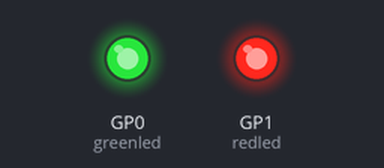
A program run on a simulated Raspberry Pi Pico running MicroPython. Shown: output pins drawn as LEDs (lit = HIGH). What the program prints to the serial console is not drawn. At 0.0 s the program stops and its outputs stay as they are.

Above: at 0.1 s.
Timing chart, 0 to 1.5 s (numbered marks = the images above):
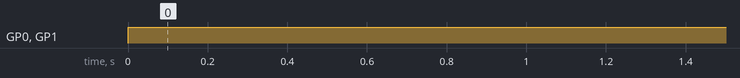

The program:

testled-pico.py
```python
from machine import Pin
import time

greenled = Pin(0, Pin.OUT)
redled = Pin(1, Pin.OUT)

print("Green LED will now be turned on.")
greenled.toggle()
print("Red LED will now be turned on.")
redled.toggle()
print("run this again to turn the LEDs off")
```

Measured:
- by itself, GP0 (greenled), GP1 (redled): LOW → HIGH at 0.00 s
